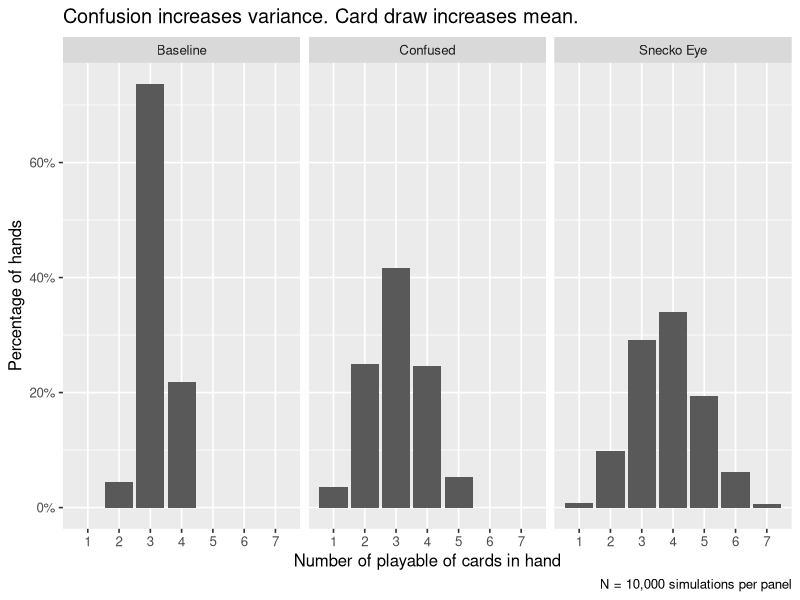
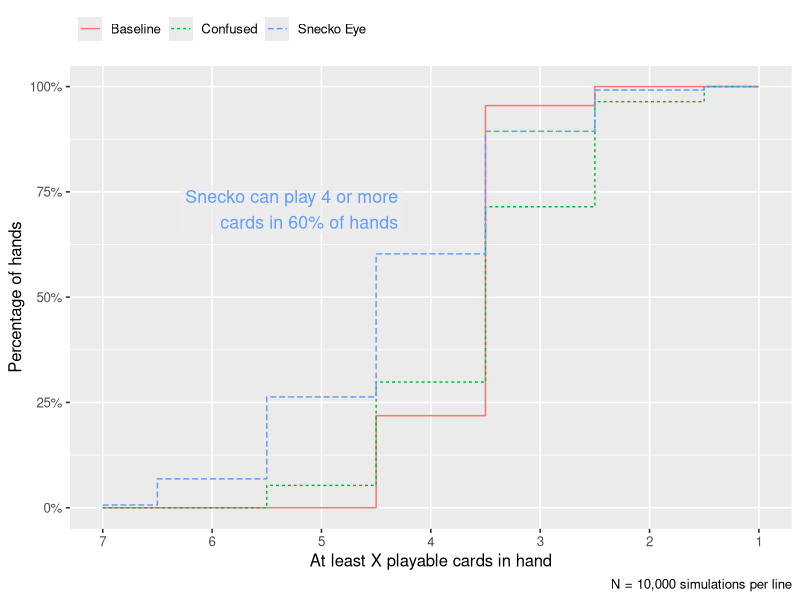
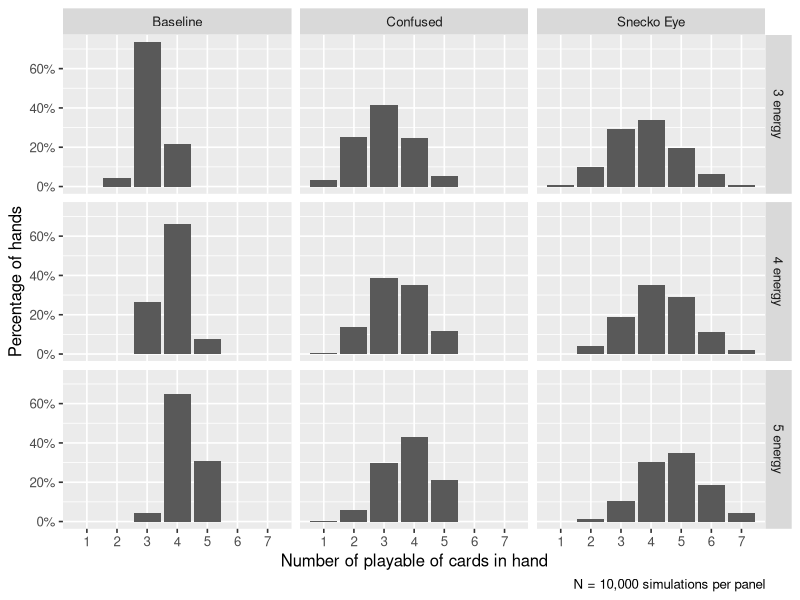

The R source for these figures, in order:
## ---- chunk 1
knitr::opts_chunk$set(
  echo = TRUE
)
library(dplyr)
## ---- chunk 2
library(magrittr)
set.seed(20210707)

costs <- c(0, rep(1, 12), rep(2, 3), 3)
costs

mean(costs)

# Simulate 3 hands
sample(costs, size = 5)
sample(costs, size = 5)
sample(costs, size = 5)
## ---- chunk 3
# A worked example
energy <- 3
hand <- sample(costs, size = 5)
hand
sort(hand)
cumsum(sort(hand))
cumsum(sort(hand)) <= energy 
sum(cumsum(sort(hand)) <= energy)

count_max_playable <- function(hand, energy) {
  sum(cumsum(sort(hand)) <= energy)
}

count_max_playable(hand, energy)
## ---- chunk 4
simulated_cards_played <- replicate(
  10000,
  costs %>% 
    sample(size = 5) %>% 
    count_max_playable(energy = 3)
)

summary(simulated_cards_played)

table(simulated_cards_played)

proportions(table(simulated_cards_played))
## ---- chunk 5
f_mean <- scales::label_number(0.1)
f_prop <- scales::label_percent(0.1)
m <- mean(simulated_cards_played) %>% f_mean()

p2 <- mean(simulated_cards_played == 2) %>% f_prop()
p4 <- mean(simulated_cards_played == 4) %>% f_prop()
## ---- chunk 6
snecko_costs <- 0:3 
simulated_snecko_cards_played <- replicate(
  10000,
  snecko_costs %>% 
    sample(size = 7, replace = TRUE) %>% 
    count_max_playable(energy = 3)
)

summary(simulated_snecko_cards_played)

table(simulated_snecko_cards_played)

proportions(table(simulated_snecko_cards_played))
## ---- chunk 7

ms <- mean(simulated_snecko_cards_played) %>% f_mean()

ps1 <- mean(simulated_snecko_cards_played == 1) %>% f_prop()
ps7 <- mean(simulated_snecko_cards_played == 7) %>% f_prop()
ps4plus <- mean(simulated_snecko_cards_played >= 4) %>% f_prop()
## ---- chunk 8
simulated_confused_cards_played <- replicate(
  10000,
  snecko_costs %>% 
    sample(size = 5, replace = TRUE) %>% 
    count_max_playable(energy = 3)
)

summary(simulated_confused_cards_played)

table(simulated_confused_cards_played)

proportions(table(simulated_confused_cards_played))
## ---- chunk 9
mc <- mean(simulated_confused_cards_played) %>% f_mean()

pc1 <- mean(simulated_confused_cards_played == 1) %>% f_prop()
pc4plus <- mean(simulated_confused_cards_played >= 4) %>% f_prop()
## ---- chunk 10
library(ggplot2)

sim1 <- data.frame(
  set = "Baseline",
  energy = 3,
  cards = simulated_cards_played
)

sim2 <- data.frame(
  set = "Snecko Eye",
  energy = 3,
  cards = simulated_snecko_cards_played
)

sim3 <- data.frame(
  set = "Confused",
  energy = 3,
  cards = simulated_confused_cards_played
)

sims <- rbind(sim1, sim2, sim3)

ggplot(sims) + 
  aes(x = cards) + 
  geom_bar(aes(y = stat(prop))) + 
  facet_wrap("set") + 
  scale_x_continuous(breaks = 1:7, minor_breaks = NULL) +
  scale_y_continuous(labels = scales::label_percent()) +
  labs(
    title = "Confusion increases variance. Card draw increases mean.",
    x = "Number of playable of cards in hand", 
    y = "Percentage of hands",
    caption = "N = 10,000 simulations per panel"
  ) +
  theme_grey(base_size = 12)
## ---- chunk 11
library(dplyr)

props <- sims %>% 
  count(set, cards) %>% 
  # Fill in rows that would be n = 0
  tidyr::complete(set, cards = 1:7, fill = list(n = 0)) %>% 
  # Compute ECDF in reverse order (dtarting at 7 cards)
  arrange(set, desc(cards)) %>% 
  group_by(set) %>% 
  mutate(
    proportion = n / sum(n),
    ecdf = cumsum(proportion)
  ) %>% 
  ungroup() 

ggplot(props) + 
  aes(x = cards) +
  geom_step(
    aes(y = ecdf , color = set, linetype = set), 
    direction = "mid"
  ) +
  geom_label(
    aes(color = set, y = ecdf),
    label = "Snecko can play 4 or more\ncards in 60% of hands",
    data = . %>% filter(set == "Snecko Eye", cards == 4), 
    y = .65,
    nudge_x = -.25,
    hjust = 1.0,
    vjust = 0, 
    fill = scales::alpha("grey93", .6),
    label.size = 0, 
    show.legend = FALSE,
    size = 4.5,
  ) +
  scale_x_reverse(breaks = 7:0, minor_breaks = NULL) +
  scale_y_continuous(labels = scales::label_percent()) +
  labs(
    x = "At least X playable cards in hand",
    y = "Percentage of hands",
    caption = "N = 10,000 simulations per line",
    color = NULL,
    linetype = NULL
  ) + 
  theme_grey(base_size = 12) + 
  theme(
    legend.position = "top", 
    legend.justification = "left"
  )
## ---- chunk 12
simulate_decko <- function(n, energy, costs, size = 5) {
  replicate(
    n,
    sample(costs, size = size) %>% 
      count_max_playable(energy = energy)
  )
}

simulate_snecko <- function(n, energy, size = 7) {
  snecko_costs <- 0:3
  replicate(
    n,
    sample(snecko_costs, size = size, replace = TRUE) %>% 
      count_max_playable(energy = energy)
  )
}

additional_sims <- rbind(
  # include old results
  sims,
  data.frame(
    set = "Baseline",
    energy = 4,
    cards = simulate_decko(10000, 4, costs)
  ),
  data.frame(
    set = "Baseline",
    energy = 5,
    cards = simulate_decko(10000, 5, costs)
  ),
  data.frame(
    set = "Snecko Eye",
    energy = 4,
    cards = simulate_snecko(10000, 4)
  ),
  data.frame(
    set = "Snecko Eye",
    energy = 5,
    cards = simulate_snecko(10000, 5)
  ),
  data.frame(
    set = "Confused",
    energy = 4,
    cards = simulate_snecko(10000, 4, size = 5)
  ),
  data.frame(
    set = "Confused",
    energy = 5,
    cards = simulate_snecko(10000, 5, size = 5)
  )
)
## ---- chunk 13
ggplot(additional_sims %>% mutate(energy = paste0(energy, " energy"))) + 
  aes(x = cards) + 
  geom_bar(aes(y = stat(prop))) + 
  facet_grid(energy ~ set) + 
  scale_x_continuous(breaks = 1:7, minor_breaks = NULL) +
  scale_y_continuous(labels = scales::label_percent()) +
  labs(
    x = "Number of playable of cards in hand", 
    y = "Percentage of hands",
    caption = "N = 10,000 simulations per panel"
  ) +
  theme_grey(base_size = 12)
## ---- chunk 14
additional_sims %>% 
  group_by(set, energy) %>% 
  summarise(
    mean = mean(cards),
    sd = sd(cards),
    median = median(cards),
    .groups = "drop"
  ) %>% 
  tidyr::pivot_longer(cols = c(mean, sd, median)) %>% 
  tidyr::pivot_wider(
    names_from = energy, 
    values_from = value, 
    names_prefix = "Energy "
  ) %>% 
  rename(Set = set, Statistic = name) %>% 
  arrange(Statistic, Set) %>% 
  knitr::kable(digits = 2)
## ---- chunk 15
.parent_doc <- knitr::current_input()
## ---- chunk 16

